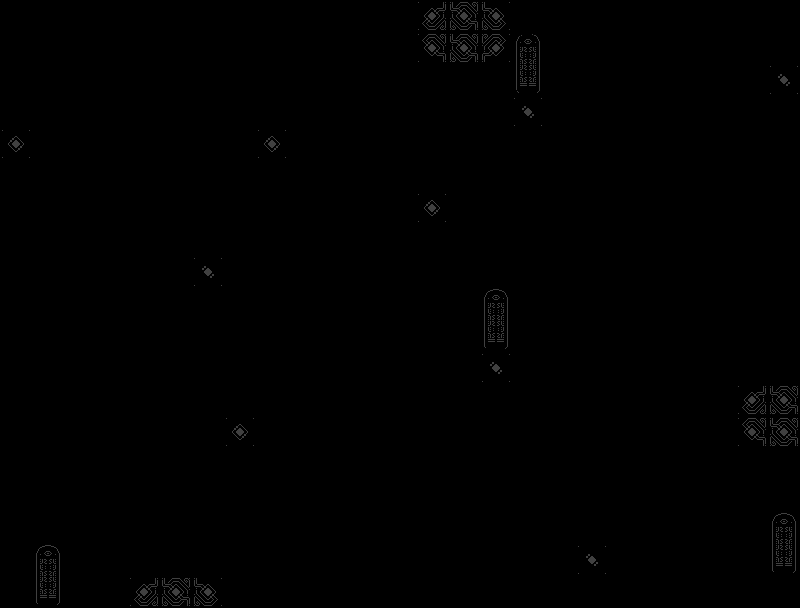

This is a level from a 2D game, rendered from its Tiled map with the project's own tilesets. A one-line summary and the map file follow, with tile-layer data summarised:
An orthogonal 25x19 tile map with 32x32 px tiles, 4 tile layers (collision, rift, ground_decorations, decorations).

<map version="1.2" tiledversion="1.3.4" orientation="orthogonal" renderorder="right-down" width="25" height="19" tilewidth="32" tileheight="32" infinite="0" nextlayerid="5" nextobjectid="1">
 <tileset firstgid="1" source="nort_platform_tiles-Sheet.tsx" />
 <layer id="1" name="collision" width="25" height="19">
  <data>[475 cells, 164 non-empty, 8 distinct tile ids]</data>
 </layer>
 <layer id="4" name="rift" width="25" height="19">
  <data>[475 cells, 2 non-empty, 2 distinct tile ids]</data>
 </layer>
 <layer id="2" name="ground_decorations" width="25" height="19">
  <data>[475 cells, 135 non-empty, 17 distinct tile ids]</data>
 </layer>
 <layer id="3" name="decorations" width="25" height="19">
  <data>[475 cells, 51 non-empty, 5 distinct tile ids]</data>
 </layer>
</map>
